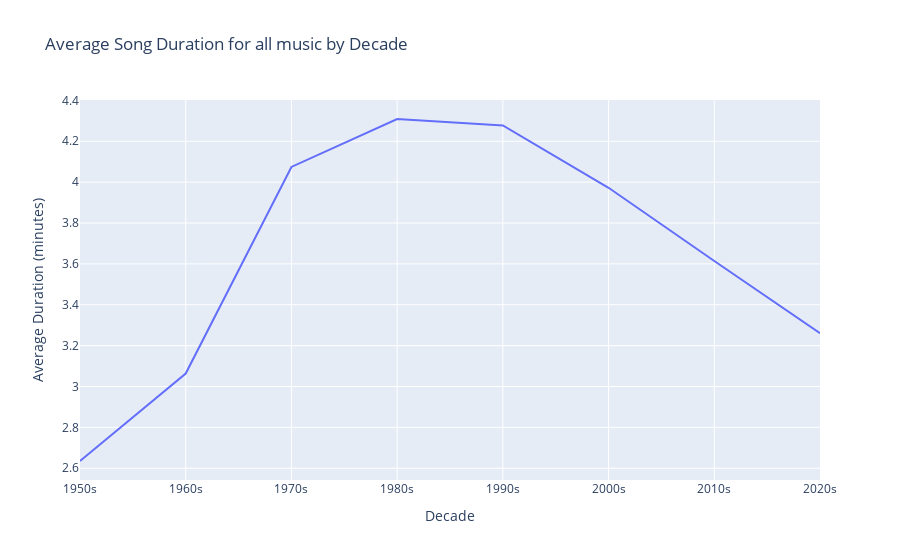

The notebook cell saved with this chart:
### Markdown cell above
__This section will be analyzing music trends across decades__
- Average Song Duration by decade and genre
- Average Song loudness by decade and genre

### Code cell
def plot_genre_duration(genre):
    if genre == 'all':
        selected_data = big_df
        selected_data = selected_data.groupby('decade').mean(numeric_only=True)
    else:
        selected_data = big_df[big_df['main_genre'] == genre]
        selected_data = selected_data.groupby('decade').mean(numeric_only=True)
    fig = go.Figure(data=go.Scatter(x=selected_data.index, y=selected_data['minutes'], mode='lines'))
    fig.update_layout(title='Average Song Duration for ' + genre +' music by Decade', xaxis_title='Decade', yaxis_title='Average Duration (minutes)')
    fig.show()
plot_genre_duration('all')

### Figure 1 — Plotly figure (JSON) as saved in the notebook; plotly's stock layout.template omitted (floating-point values rounded to 4 significant figures)
{"data": [{"mode": "lines", "type": "scatter", "x": ["1950s", "1960s", "1970s", "1980s", "1990s", "2000s", "2010s", "2020s"], "y": [2.636, 3.064, 4.075, 4.309, 4.278, 3.972, 3.614, 3.26]}], "layout": {"autosize": true, "title": {"text": "Average Song Duration for all music by Decade"}, "xaxis": {"autorange": true, "range": [0, 7], "title": {"text": "Decade"}, "type": "category"}, "yaxis": {"autorange": true, "range": [2.543, 4.402], "title": {"text": "Average Duration (minutes)"}, "type": "linear"}}}
